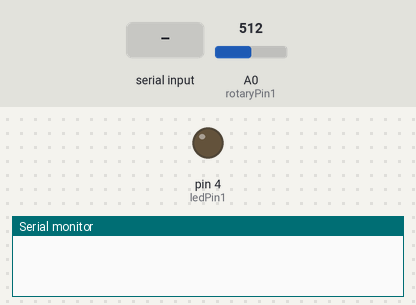
Simulated run of this sketch. Board: Arduino Uno, built with avr-gcc and run on an emulated ATmega328P. Shown: output pins drawn as LEDs (lit = HIGH), the last lines printed to the serial monitor. The inputs (shaded band) are chosen by the test bench; at power-on: A0 (rotaryPin1) = 512.

Above: at 1.2 s.
1.3 s: "1\n" received over Serial
At 11.3 s:
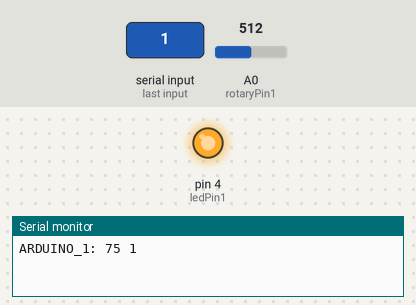
Timing chart, 0 to 20.5 s (numbered marks = the images above; inputs shaded):
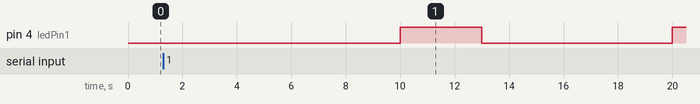

The sketch:

arduino_1.ino
```cpp
const int rotaryPin1 = A0; // Rotary sensor pin for Arduino 1
const int ledPin1 = 4;    // LED pin for Arduino 1
int rotaryValue1;
String receivedDataFrom2 = "NULL"; // Default value if no data from Arduino 2
const String arduinoID = "ARDUINO_1"; // ID unique for Arduino 1

unsigned long previousMillis1 = 0; // Timer for data sending
const unsigned long interval1 = 10000; // 30 seconds interval

void setup() {
  pinMode(ledPin1, OUTPUT);  // Set LED pin as output
  Serial.begin(9600);        // Communication with Arduino 2 and Arduino Master
}

void loop() {
  unsigned long currentMillis1 = millis();

  // Check if data is available from Arduino 2
  if (Serial.available() > 0) {
    // Read the data sent by Arduino 2
    receivedDataFrom2 = Serial.readStringUntil('\n');
  }

  // Check if it's time to send data
  if (currentMillis1 - previousMillis1 >= interval1) {
    previousMillis1 = currentMillis1;

    // Turn on the LED to indicate data sending
    digitalWrite(ledPin1, HIGH);

    // Read the value from the rotary sensor
    rotaryValue1 = analogRead(rotaryPin1);
    rotaryValue1 = map(rotaryValue1, 0, 675, 0, 100);

    // Send data to Arduino Master
    Serial.print(arduinoID);
    Serial.print(": ");
    Serial.print(rotaryValue1);
    Serial.print(" ");
    Serial.println(receivedDataFrom2);

    // Reset receivedDataFrom2 to "NULL" in case the connection is lost
    receivedDataFrom2 = "ARDUINO_2: NULL";

    // Keep LED on for 3 seconds
    delay(3000);

    // Turn off the LED
    digitalWrite(ledPin1, LOW);
  }
}
```
